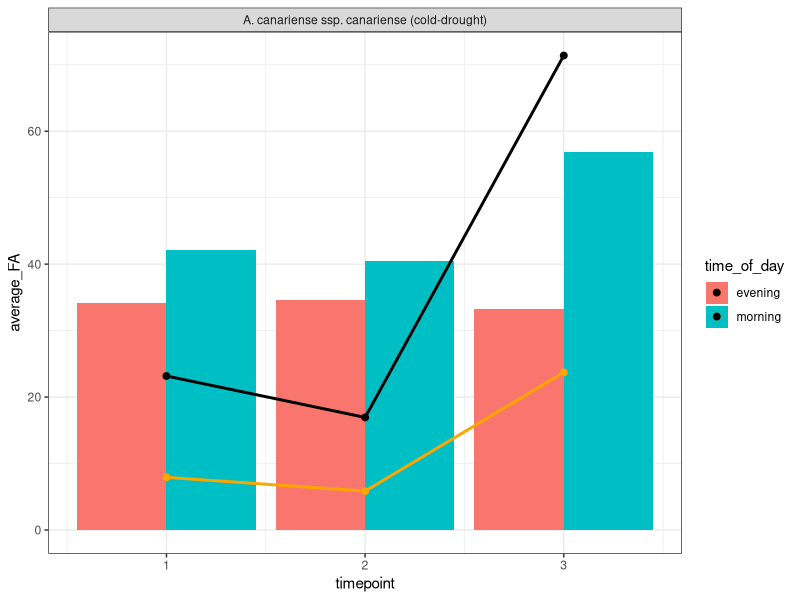
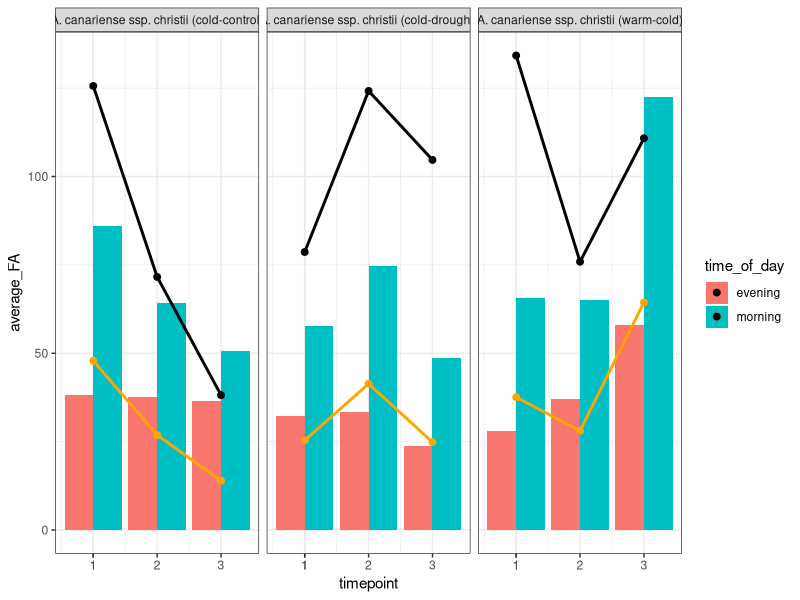
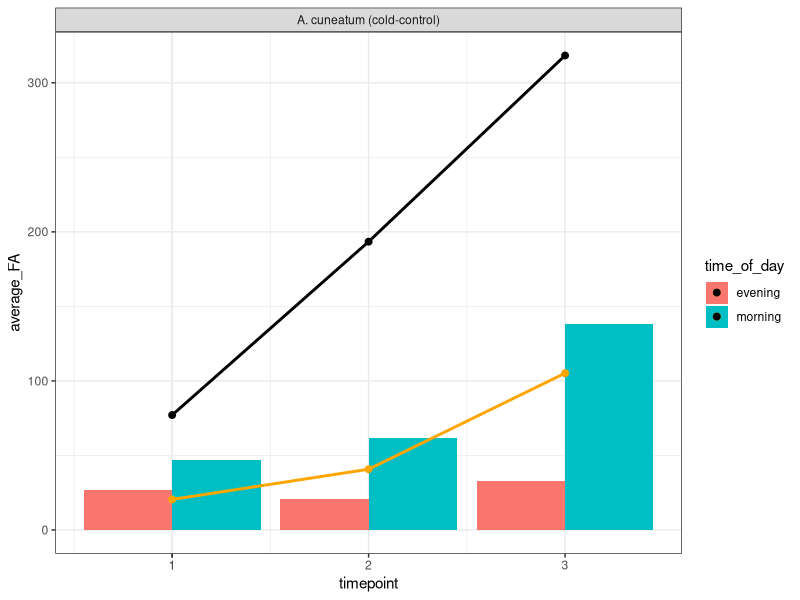
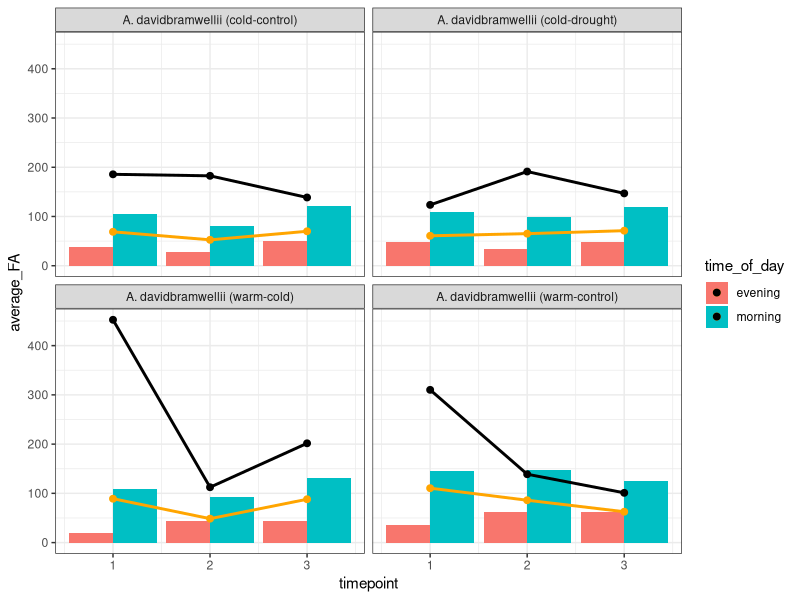
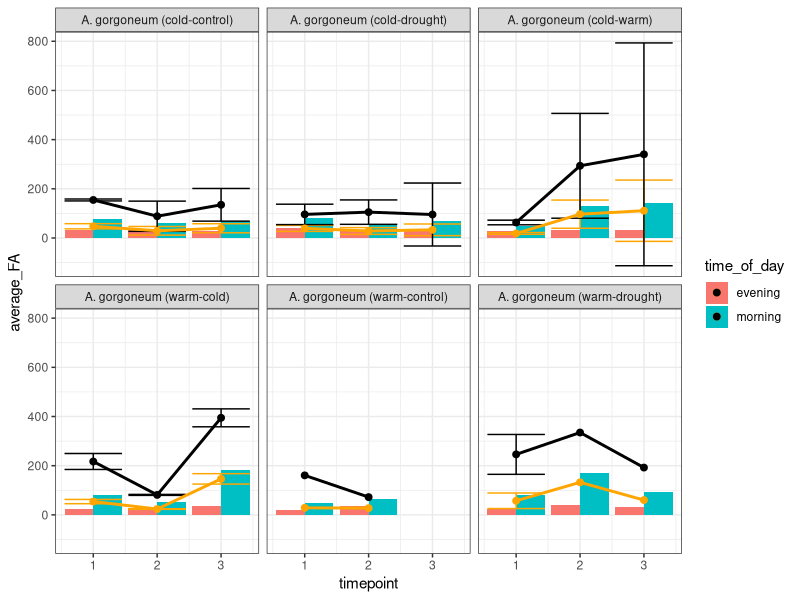
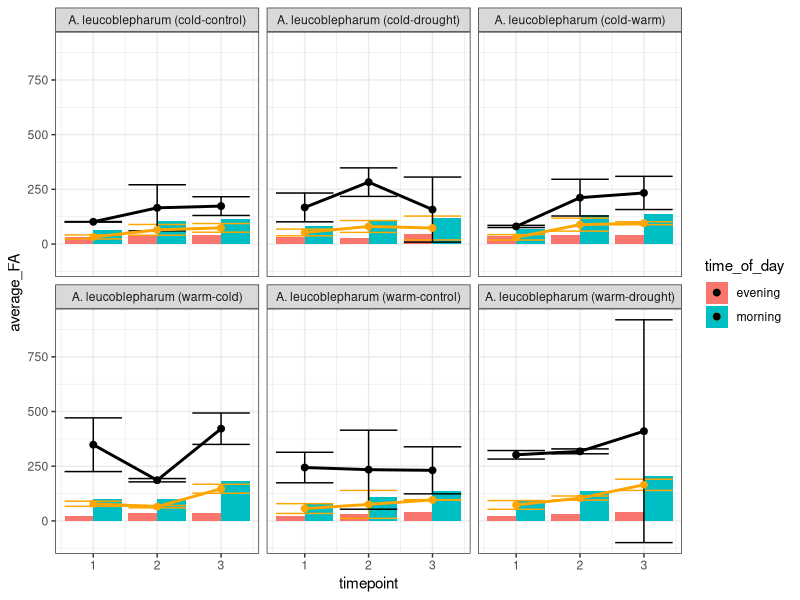
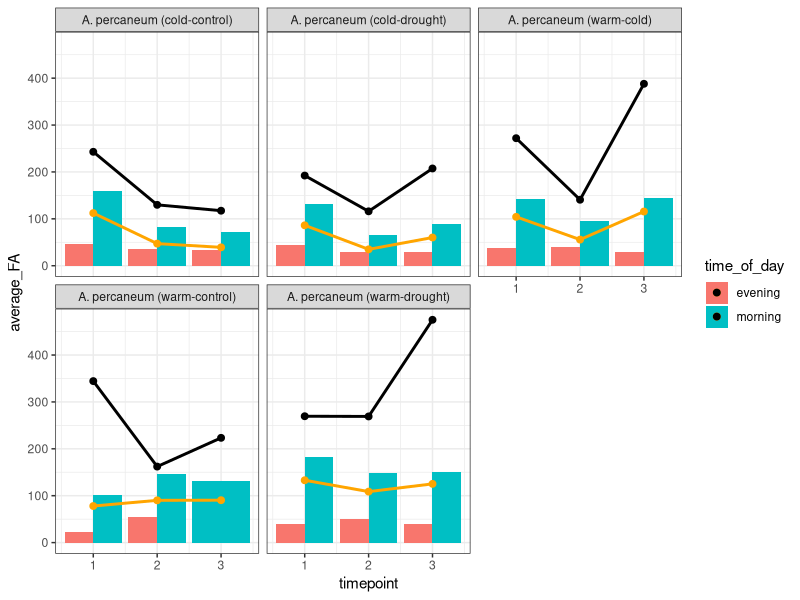
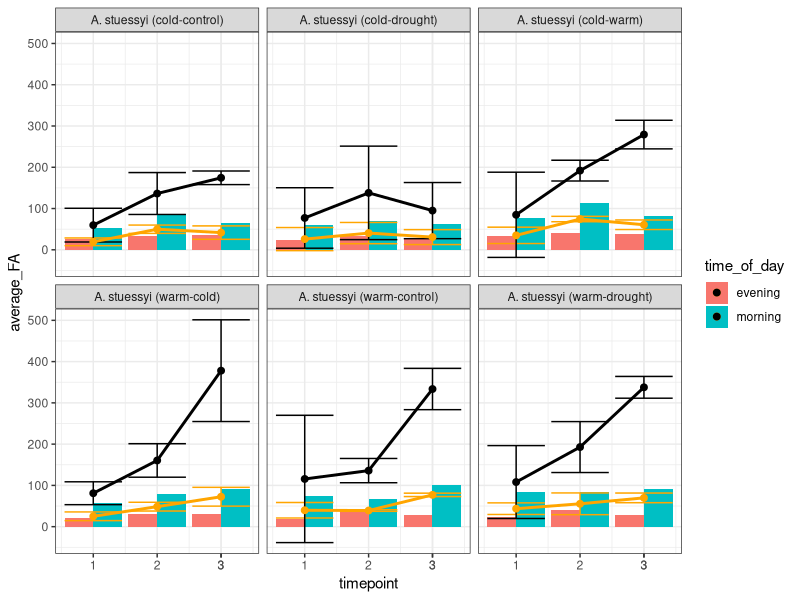

Source code (R) for these figures, in order:
#Version 2 of the Aeonium titration script ~ 

library(tidyverse)
setwd("~/Desktop/Coding/R/Thibaud_Project")

# load in file, then filter to separate rows which contain average_FA data without calculation (Siwi's data) and rows which contain raw FA data (my collected data). 
Aeonium <- read.csv("TitrationAeonium.csv")

#FA calculations already done in excel, but this is how to do in R
#=((0.00001*VNaOH/1000)*3.5)/(FW/1000)*1000000
#Aeonium$FAinR <- ((0.00001*Aeonium$VNaOH/1000)*3.5)/(Aeonium$FW/1000)*1000000

Aeonium_I_II <- Aeonium %>% filter(is.na(FA))
Aeonium_III <- Aeonium %>% filter(is.na(average_FA))

#The next step is then to calculate average_FA for the Aeonium_III samples
Aeonium_III_average <- aggregate(FA ~ timepoint + species + species_treatment + time_of_day + replicate, Aeonium, mean)
Aeonium_III_average <- rename(Aeonium_III_average, average_FA = FA)

#Then filter the Aeonium_I_II data to contain the same columns as Aeonium_III_average
Aeonium_I_II_average <- Aeonium_I_II %>% select(timepoint, species_treatment, time_of_day, replicate, average_FA, species, replicate)

#Then combine the two dataframes
Aeonium_merge <- bind_rows(Aeonium_III_average, Aeonium_I_II_average)

###now to get the sd and difference calculations

###sd takes into account replicates to measure variation, while difference calculations use the average of all replicates fitting a particular time/treatment

#Difference calculations ----

#this line of code excludes replicates, so averages are done accounting for timepoint, time of day and treatment only
Aeonium_difference <- aggregate(average_FA ~ timepoint + species + species_treatment + time_of_day, Aeonium_merge, mean)

#split code into morning and evening so they can be calculated against each other
Aeonium_morning_difference <- Aeonium_difference %>% filter(time_of_day == "morning")
Aeonium_evening_difference <- Aeonium_difference %>% filter(time_of_day == "evening")

Aeonium_difference_calculations <- Aeonium_morning_difference # I filter then rejoin these to avoid having copies of the results for both morning and evening 

Aeonium_difference_calculations$absolute_difference  <- Aeonium_morning_difference$average_FA - Aeonium_evening_difference$average_FA
Aeonium_difference_calculations$percentage_difference <- ((Aeonium_morning_difference$average_FA - Aeonium_evening_difference$average_FA)/Aeonium_evening_difference$average_FA)*100

Aeonium_differences <- bind_rows(Aeonium_difference_calculations, Aeonium_evening_difference) #rejoining the evening data to the morning is required for average_FA plots

#Standard deviation calculations ----

Aeonium_sd <- aggregate(average_FA ~ timepoint + species + species_treatment + time_of_day + replicate, Aeonium_merge, mean)

#split code into morning and evening so they can be calculated against each other
Aeonium_morning_sd <- Aeonium_sd %>% filter(time_of_day == "morning")
Aeonium_evening_sd <- Aeonium_sd %>% filter(time_of_day == "evening")

Aeonium_sd_calculations <- Aeonium_morning_sd # I filter then rejoin these to avoid having copies of the results for both morning and evening 

Aeonium_sd_calculations$absolute_difference  <- Aeonium_morning_sd$average_FA - Aeonium_evening_sd$average_FA
Aeonium_sd_calculations$percentage_difference <- ((Aeonium_morning_sd$average_FA - Aeonium_evening_sd$average_FA)/Aeonium_evening_sd$average_FA)*100

Aeonium_sd_calculations <- bind_rows(Aeonium_sd_calculations, Aeonium_evening_sd)

Aeonium_absolute_sd <- aggregate(absolute_difference ~ species_treatment + timepoint, Aeonium_sd_calculations, sd)
Aeonium_absolute_sd <- rename(Aeonium_absolute_sd, absolute_sd = absolute_difference)
Aeonium_absolute_sd

Aeonium_percentage_sd <- aggregate(percentage_difference ~ species_treatment + timepoint, Aeonium_sd_calculations, sd)
Aeonium_percentage_sd <- rename(Aeonium_percentage_sd, percentage_sd = percentage_difference)
Aeonium_percentage_sd

Aeonium_sd <- merge(Aeonium_absolute_sd, Aeonium_percentage_sd)
Aeonium_sd$time_of_day = "morning" #I do this so I can merge the sd values into only the morning column

#Now to combine the sd and percentage difference calculations
Aeonium_graphs <- merge(Aeonium_sd, Aeonium_differences)

#but the evening calculations are still missing, so this needs to be rectified
Aeonium_graphs <- bind_rows(Aeonium_evening_difference, Aeonium_graphs)

#Filter by species, enabling species-specific plots to be made
Aeonium_cana <- Aeonium_graphs %>% filter (species == "A. canariense ssp. canariense")
Aeonium_chr <- Aeonium_graphs %>% filter (species == "A. canariense ssp. christii")
Aeonium_cun <- Aeonium_graphs %>% filter (species == "A. cuneatum")
Aeonium_dav <- Aeonium_graphs %>% filter (species == "A. davidbramwellii")
Aeonium_gor <- Aeonium_graphs %>% filter (species == "A. gorgoneum")
Aeonium_leu <- Aeonium_graphs %>% filter (species == "A. leucoblepharum")
Aeonium_per <- Aeonium_graphs %>% filter (species == "A. percaneum")
Aeonium_stu <- Aeonium_graphs %>% filter (species == "A. stuessyi")
Aeonium_und <- Aeonium_graphs %>% filter (species == "A. undulatum")

#Species plots ----

#Aeonium canariense ssp. canariense ----
ggplot(data = Aeonium_cana, aes (x = timepoint, fill = time_of_day)) + #choose the species, set time to X axis and fill as time of day, to distinguish samples by evening or morning
  geom_col(aes(y = average_FA), position = "dodge") + #y aesthetic to plot average FA on the Y axis, position dodge to prevent stacking bars
  geom_errorbar(aes(ymin=absolute_difference-absolute_sd, ymax=absolute_difference+absolute_sd), colour = "orange", size = 0.5) + #error bar to get the minimum and maximum range of the standard deviation
  geom_errorbar(aes(ymin=percentage_difference-percentage_sd, ymax=percentage_difference+percentage_sd), colour = "black", size = 0.5) + #same as above, but for percentage
  geom_point(aes (y = absolute_difference, col = "Absolute difference"), colour = "orange", size = 2) + #this plots points, in orange, associated with the absolute difference
  geom_line(aes (y = absolute_difference, col = "Absolute difference"), colour = "orange", size = 1) + #this plots lines, in orange, joining the absolute difference of each timepoint (note I changed timepoints from I, II and II to 1, 2, 3 in excel, formatted as 'text' within excel itself)
  geom_point(aes (y= percentage_difference, col = "Percent increase"), colour = "black", size = 2)+ #same as above, but for percentage
  geom_line(aes (y= percentage_difference, col = "Percent increase"), colour = "black", size = 1)+ #same as above, but for percentage
  theme_bw()+ #this changes the 'theme' of the plot, for visability purposes
  facet_wrap('species_treatment') #this function makes multiple plots, separated by the treatment applied 
ggsave("graphs/Aeonium/Aeonium_cana.png", units = c("px")) #this saves it within the working directory in the 'graphs' folder, giving it the name Aeonium_cana.png, the units = c pixel don't matter for this but adding width =, height = between 'units' and the file name allows for manual adjustment of plot sizes 

#Aeonium canariense ssp. christii ----
ggplot(data = Aeonium_chr, aes (x = timepoint, fill = time_of_day)) +
  geom_col(aes(y = average_FA), position = "dodge") +
  geom_errorbar(aes(ymin=absolute_difference-absolute_sd, ymax=absolute_difference+absolute_sd), colour = "orange", size = 0.5) +
  geom_errorbar(aes(ymin=percentage_difference-percentage_sd, ymax=percentage_difference+percentage_sd), colour = "black", size = 0.5) +
  geom_point(aes (y = absolute_difference, col = "Absolute difference"), colour = "orange", size = 2) +
  geom_line(aes (y = absolute_difference, col = "Absolute difference"), colour = "orange", size = 1) +
  geom_point(aes (y= percentage_difference, col = "Percent increase"), colour = "black", size = 2)+
  geom_line(aes (y= percentage_difference, col = "Percent increase"), colour = "black", size = 1)+
  scale_x_continuous(breaks = c(1:3, 1)) +
  theme_bw()+
  facet_wrap('species_treatment')
ggsave("graphs/Aeonium/Aeonium_chr.png",  units = c("px"))


#Aeonium cuneatum ----
ggplot(data = Aeonium_cun, aes (x = timepoint, fill = time_of_day)) +
  geom_col(aes(y = average_FA), position = "dodge") +
  geom_errorbar(aes(ymin=absolute_difference-absolute_sd, ymax=absolute_difference+absolute_sd), colour = "orange", size = 0.5) +
  geom_errorbar(aes(ymin=percentage_difference-percentage_sd, ymax=percentage_difference+percentage_sd), colour = "black", size = 0.5) +
  geom_point(aes (y = absolute_difference, col = "Absolute difference"), colour = "orange", size = 2) +
  geom_line(aes (y = absolute_difference, col = "Absolute difference"), colour = "orange", size = 1) +
  geom_point(aes (y= percentage_difference, col = "Percent increase"), colour = "black", size = 2)+
  geom_line(aes (y= percentage_difference, col = "Percent increase"), colour = "black", size = 1)+
  scale_x_continuous(breaks = c(1:3, 1)) +
  theme_bw()+
  facet_wrap('species_treatment')
ggsave("graphs/Aeonium/Aeonium_cun.png",  units = c("px"))

#Aeonium davidbramwellii ----
ggplot(data = Aeonium_dav, aes (x = timepoint, fill = time_of_day)) +
  geom_col(aes(y = average_FA), position = "dodge") +
  geom_errorbar(aes(ymin=absolute_difference-absolute_sd, ymax=absolute_difference+absolute_sd), colour = "orange", size = 0.5) +
  geom_errorbar(aes(ymin=percentage_difference-percentage_sd, ymax=percentage_difference+percentage_sd), colour = "black", size = 0.5) +
  geom_point(aes (y = absolute_difference, col = "Absolute difference"), colour = "orange", size = 2) +
  geom_line(aes (y = absolute_difference, col = "Absolute difference"), colour = "orange", size = 1) +
  geom_point(aes (y= percentage_difference, col = "Percent increase"), colour = "black", size = 2)+
  geom_line(aes (y= percentage_difference, col = "Percent increase"), colour = "black", size = 1)+
  scale_x_continuous(breaks = c(1, 2, 3)) +
  theme_bw()+
  facet_wrap('species_treatment')
ggsave("graphs/Aeonium/Aeonium_dav.png", units = c("px"))

#Aeonium gorgoneum ----
ggplot(data = Aeonium_gor, aes (x = timepoint, fill = time_of_day)) +
  geom_col(aes(y = average_FA), position = "dodge") +
  geom_errorbar(aes(ymin=absolute_difference-absolute_sd, ymax=absolute_difference+absolute_sd), colour = "orange", size = 0.5) +
  geom_errorbar(aes(ymin=percentage_difference-percentage_sd, ymax=percentage_difference+percentage_sd), colour = "black", size = 0.5) +
  geom_point(aes (y = absolute_difference, col = "Absolute difference"), colour = "orange", size = 2) +
  geom_line(aes (y = absolute_difference, col = "Absolute difference"), colour = "orange", size = 1) +
  geom_point(aes (y= percentage_difference, col = "Percent increase"), colour = "black", size = 2)+
  geom_line(aes (y= percentage_difference, col = "Percent increase"), colour = "black", size = 1)+
  scale_x_continuous(breaks = c(1, 2, 3)) +
  theme_bw()+
  facet_wrap('species_treatment')
ggsave("graphs/Aeonium/Aeonium_gor.png",  units = c("px"))

#Aeonium leucoblepharum ----
ggplot(data = Aeonium_leu, aes (x = timepoint, fill = time_of_day)) +
  geom_col(aes(y = average_FA), position = "dodge") +
  geom_errorbar(aes(ymin=absolute_difference-absolute_sd, ymax=absolute_difference+absolute_sd), colour = "orange", size = 0.5) +
  geom_errorbar(aes(ymin=percentage_difference-percentage_sd, ymax=percentage_difference+percentage_sd), colour = "black", size = 0.5) +
  geom_point(aes (y = absolute_difference, col = "Absolute difference"), colour = "orange", size = 2) +
  geom_line(aes (y = absolute_difference, col = "Absolute difference"), colour = "orange", size = 1) +
  geom_point(aes (y= percentage_difference, col = "Percent increase"), colour = "black", size = 2)+
  geom_line(aes (y= percentage_difference, col = "Percent increase"), colour = "black", size = 1)+
  scale_x_continuous(breaks = c(1, 2, 3)) +
  theme_bw()+
  facet_wrap('species_treatment')
ggsave("graphs/Aeonium/Aeonium_leu.png", units = c("px"))

#Aeonium percaneum ----
ggplot(data = Aeonium_per, aes (x = timepoint, fill = time_of_day)) +
  geom_col(aes(y = average_FA), position = "dodge") +
  geom_errorbar(aes(ymin=absolute_difference-absolute_sd, ymax=absolute_difference+absolute_sd), colour = "orange", size = 0.5) +
  geom_errorbar(aes(ymin=percentage_difference-percentage_sd, ymax=percentage_difference+percentage_sd), colour = "black", size = 0.5) +
  geom_point(aes (y = absolute_difference, col = "Absolute difference"), colour = "orange", size = 2) +
  geom_line(aes (y = absolute_difference, col = "Absolute difference"), colour = "orange", size = 1) +
  geom_point(aes (y= percentage_difference, col = "Percent increase"), colour = "black", size = 2)+
  geom_line(aes (y= percentage_difference, col = "Percent increase"), colour = "black", size = 1)+
  scale_x_continuous(breaks = c(1, 2, 3)) +
  theme_bw()+
  facet_wrap('species_treatment') 
ggsave("graphs/Aeonium/Aeonium_per.png", units = c("px"))

#Aeonium stuessyi ----
ggplot(data = Aeonium_stu, aes (x = timepoint, fill = time_of_day)) +
  geom_col(aes(y = average_FA), position = "dodge") +
  geom_errorbar(aes(ymin=absolute_difference-absolute_sd, ymax=absolute_difference+absolute_sd), colour = "orange", size = 0.5) +
  geom_errorbar(aes(ymin=percentage_difference-percentage_sd, ymax=percentage_difference+percentage_sd), colour = "black", size = 0.5) +
  geom_point(aes (y = absolute_difference, col = "Absolute difference"), colour = "orange", size = 2) +
  geom_line(aes (y = absolute_difference, col = "Absolute difference"), colour = "orange", size = 1) +
  geom_point(aes (y= percentage_difference, col = "Percent increase"), colour = "black", size = 2)+
  geom_line(aes (y= percentage_difference, col = "Percent increase"), colour = "black", size = 1)+
  scale_x_continuous(breaks = c(1:3, 3)) +
  theme_bw()+
  facet_wrap('species_treatment')
ggsave("graphs/Aeonium/Aeonium_stu.png", units = c("px"))

####Aeonium undulatum ----
ggplot(data = Aeonium_und, aes (x = timepoint, fill = time_of_day)) +
  geom_col(aes(y = average_FA), position = "dodge") +
  geom_errorbar(aes(ymin=absolute_difference-absolute_sd, ymax=absolute_difference+absolute_sd), colour = "orange", size = 0.5) +
  geom_errorbar(aes(ymin=percentage_difference-percentage_sd, ymax=percentage_difference+percentage_sd), colour = "black", size = 0.5) +
  geom_point(aes (y = absolute_difference, col = "Absolute difference"), colour = "orange", size = 2) +
  geom_line(aes (y = absolute_difference, col = "Absolute difference"), colour = "orange", size = 1) +
  geom_point(aes (y= percentage_difference, col = "Percent increase"), colour = "black", size = 2)+
  geom_line(aes (y= percentage_difference, col = "Percent increase"), colour = "black", size = 1)+
  scale_x_continuous(breaks = c(1, 2, 3)) +
  theme_bw()+
  facet_wrap('species_treatment') 
ggsave("graphs/Aeonium/Aeonium_und.png",  units = c("px"))




